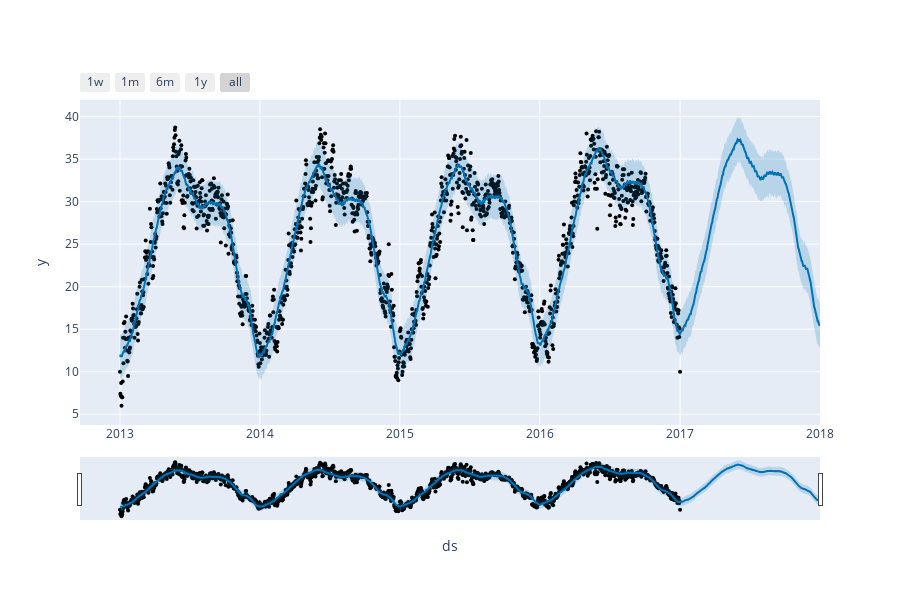

This figure's notebook cell:
### Code cell
from prophet import Prophet
from prophet.plot import plot_plotly, plot_components_plotly

#call the model
model = Prophet()
model.fit(df)
forecast = model.make_future_dataframe(periods=365)
forecast = model.predict(forecast)
plot_plotly(model, forecast)

### Figure 1 — Plotly figure (JSON) as saved in the notebook; plotly's stock layout.template omitted (floating-point values rounded to 4 significant figures; data arrays with more than 128 entries replaced by an {"elided": "..."} marker saying what was removed)
{"data": [{"marker": {"color": "black", "size": 4}, "mode": "markers", "name": "Actual", "type": "scatter", "x": {"elided": "1462 str values"}, "y": {"elided": "1462 float values"}}, {"hoverinfo": "skip", "line": {"width": 0}, "mode": "lines", "type": "scatter", "x": {"elided": "1827 str values"}, "y": {"elided": "1827 float values"}}, {"fill": "tonexty", "fillcolor": "rgba(0, 114, 178, 0.2)", "line": {"color": "#0072B2", "width": 2}, "mode": "lines", "name": "Predicted", "type": "scatter", "x": {"elided": "1827 str values"}, "y": {"elided": "1827 float values"}}, {"fill": "tonexty", "fillcolor": "rgba(0, 114, 178, 0.2)", "hoverinfo": "skip", "line": {"width": 0}, "mode": "lines", "type": "scatter", "x": {"elided": "1827 str values"}, "y": {"elided": "1827 float values"}}], "layout": {"height": 600, "showlegend": false, "width": 900, "xaxis": {"rangeselector": {"buttons": [{"count": 7, "label": "1w", "step": "day", "stepmode": "backward"}, {"count": 1, "label": "1m", "step": "month", "stepmode": "backward"}, {"count": 6, "label": "6m", "step": "month", "stepmode": "backward"}, {"count": 1, "label": "1y", "step": "year", "stepmode": "backward"}, {"step": "all"}]}, "rangeslider": {"visible": true}, "title": {"text": "ds"}, "type": "date"}, "yaxis": {"title": {"text": "y"}}}}
